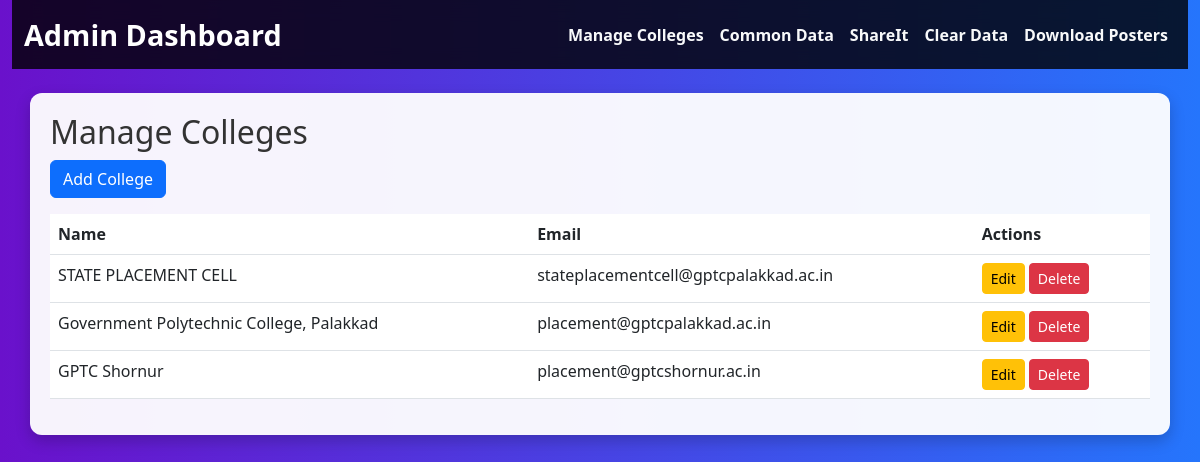
Page /manage-college/ on the committed database.
### myapp/models.py (models this page shows, shortened)
class College(AbstractBaseUser, PermissionsMixin):
    name = models.CharField(max_length=255)
    email = models.EmailField(unique=True)
    sheet_url = models.URLField(blank=True, null=True)
    logo = models.ImageField(
        upload_to='college_logos/',
        blank=True,
        null=True,
    )
    current_status = models.TextField(blank=True, null=True)
    is_active = models.BooleanField(default=True)
    is_staff = models.BooleanField(default=False)
    objects = CollegeManager()
    USERNAME_FIELD = 'email'
    REQUIRED_FIELDS = ['name']  # Fields required for superuser creation
    class Meta:
        verbose_name = "College"
        verbose_name_plural = "Colleges"

### myapp/views.py (the view, shortened to what this page needs)
# urls.py: path('manage-college/', views.manage_colleges, name='manage_colleges'),
def manage_colleges(request):
    colleges = College.objects.all()
    return render(request, 'admin_user/manage_colleges.html', {'colleges': colleges})

### myapp/templates/admin_user/manage_colleges.html (shortened to what this page needs)
{% extends 'base.html' %}
{% block content %}
    <h2>Manage Colleges</h2>
    <button type="button" class="btn btn-primary" data-bs-toggle="modal" data-bs-target="#addCollegeModal">
        Add College
    </button>
    <table class="table mt-3">
        <thead>
            <tr>
                <th>Name</th>
                <th>Email</th>
                <th>Actions</th>
            </tr>
        </thead>
        <tbody>
            {% for college in colleges %}
                <tr>
                    <td>{{ college.name }}</td>
                    <td>{{ college.email }}</td>
                    <td>
                        <button class="btn btn-warning btn-sm" data-bs-toggle="modal" data-bs-target="#editCollegeModal-{{ college.id }}">Edit</button>
                        <form method="POST" action="{% url 'delete_college' college.id %}" style="display:inline;">
                            <button class="btn btn-danger btn-sm" type="submit">Delete</button>
                        </form>
                    </td>
                </tr>
            {% endfor %}
        </tbody>
    </table>
{% endblock %}

### myapp/templates/base.html (style rules this page uses)
body { background: linear-gradient(to right, #6a11cb, #2575fc); font-family: 'Segoe UI', Tahoma, Geneva, Verdana, sans-serif; color: #ffffff; }

### rows in the picture
College: name "STATE PLACEMENT CELL", email "stateplacementcell@gptcpalakkad.ac.in"
College: name "Government Polytechnic College, Palakkad", email "placement@gptcpalakkad.ac.in"
College: name "GPTC Shornur", email "placement@gptcshornur.ac.in"
